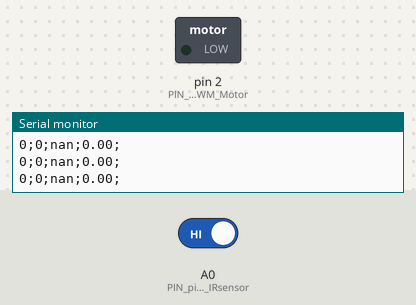
The program below on a simulated Arduino Mega 2560, built with avr-gcc and run on an emulated ATmega2560. Parts: switched loads named in the program (green lamp = pin HIGH), the last lines printed to the serial monitor. Inputs (shaded band) come from the test bench; at power-on: A0 (PIN_pinIN_IRsensor) HIGH.

Above: at 1.2 s.
1.3 s: A0 (PIN_pinIN_IRsensor) driven LOW
At 4.4 s:
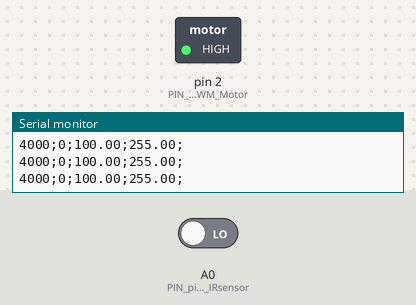
Timing chart, 0 to 10.3 s (numbered marks = the images above; inputs shaded):
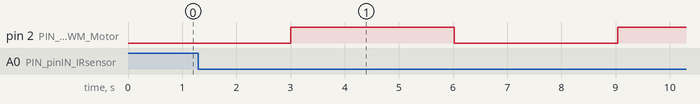

The program:

main.cpp
```cpp
#include <Arduino.h>

//#include <Wire.h>
#include <U8x8lib.h> // bibliothèque pour l'écran OLED

// Asservissement d'un moteur CC
// Mehdi 09/01/2022
//
// Contrôle par ATMega2560 qui permet la sortie série
// Les résultats de la sortie série peuvent être analysés dans XLS (courbe)
// Cette version by-passe le potentiomètre pour imposer une consigne déterminée (en particulier pour analyser la réponse d'une consigne "carrée")
// l'asservissement perso est remplacé par un asservissement PID de type standard :
// commande = Kp * (erreur + Kd * dérivée(erreur) + Ki Intégrale(erreur))

// choix du microcontrôleur cible
#define ATMEGA2560
//#define ATTINY85

//====================
// ATTINY85
//====================
//
// pin out ATTINY85
//                      -----
//               RESET-|1   8|-5V
//  Pot >       A3-PB3-|2   7|-PB2-A1-SCL   > LCD SCL
//  IRsensor >  A2-PB4-|3   6|-PB1-PWM      > Motor (via gate du mosfet)
//                 GND-|4   5|-PB0-PWM-SDA  > LCD SDA
//                      -----
#ifdef ATTINY85
#define PIN_pinIN_IRsensor PB4
#define PIN_pinIN_Pot PB3
#define PIN_pinPWM_Motor PB1
#endif

//====================
// ATMEGA2560
//====================
#ifdef ATMEGA2560
#define PIN_pinIN_IRsensor A0
#define PIN_pinIN_Pot A1
#define PIN_pinPWM_Motor 2
#endif

unsigned long currentTime; // instant de le mesure courante du capteur

// Ecran OLED
// U8X8_SSD1306_128X64_NONAME_SW_I2C oled(SCL, SDA, /* reset=*/U8X8_PIN_NONE);

const int displayDelay{100}; // délai d'affichage. nb : on affiche peu souvent car l'affichage est long
unsigned long lastTimeDisplay;
unsigned long currentDisplayDelay; // délai depuis le dernier affichage

// spécification du signal carré qui sert de consigne
const int SquareHalfPeriod{3000}; // Demi période en ms du signal carré donné en consigne ; à chaque demi-période on bascule du niveau haut au niveua bas
unsigned long lastTimeSquareHalfPeriod;
unsigned long currentTimeSquareHalfPeriod;

// Capteur réflechissant TCRT5000
const uint8_t pinIN_IRsensor{PIN_pinIN_IRsensor}; // pin de lecture du capteur : HIGH si capte un objet réfléchissant à proximité sinon LOW
unsigned long changeStateCounter{0};              // compteur du nombre de changements d'état du capteur afin de calculer la vitesse du moteur

// hélice du moteur permettant de calculer sa vitesse
const int numberOfBlades{4}; // nombre de pales du moteur sur lesquelles se réflechit la lumière du capteur
                             // pour chaque pale on a 2 changements d'état du capteur

unsigned long lastTimeStateCounter;        // instant de la dernière mesure du capteur
const unsigned long stateCounterDelay{20}; // délai de mesure en milliseconde
unsigned long currentStateCounterDelay;    // délai depuis le début du comptage ; sert à déterminer la vitesse du moteur
// nb : une boucle loop() fait 160us pour le comptage, 2 ms pour l'asservissement et environ 276 ms pour l'affichage lcd !

// valeurs lues sur le capteur (HIGH ou LOW) ; old et new pour identifier les changements d'état
int sensorNewValue;
int sensorOldValue;

// vitesses du moteur
const float maxSpeed{8000}; // vitesse maximum du moteur en tr/min
int orderSpeed{0};          // vitesse de consigne pour le moteur (déterminée par la valeur du potentiomètre)
int measuredSpeed;          // vitesse mesurée du moteur en tr/min
float motorDC{0};           // tension DC appliquée sur le moteur pour se rapprocher de la  vitesse de consigne

// asservissement
// coefficient proportionnel appliqué à la différence entre la consigne et la mesure et qui est rajoutée/enlevée à la tension du moteur
// const float fraction{200.0 / 1.0};                 // fraction de la différence entre consigne et mesure appliquée pour rattrapper la consigne
// const float factor{fraction * (255.0 / maxSpeed)}; // cette fraction de vitesse 0 à maxSpeed est ramenée en fraction de commande moteur 0 à 254
//
// coefficients de l'asservissement PID
const float Kp{2};
const float Kd{0.0};
const float Ki{0.0};
long error;
float lastError{0.0};
float sumError{0.0};

// pré-calcul de 2 coefficients pour des raisons de performance
const float coeffCalculVitesse{60000.0 / ((float)numberOfBlades * 2.0)}; // pour le calcul de la vitesse mesurée
const float maxSpeedDivisePar1023 = maxSpeed / 1023.0;                   // pour le calcul de la vitesse consigne

//=====================
// Contrôle du moteur
//=====================
const uint8_t pinPWM_Motor{PIN_pinPWM_Motor}; // pin contrôlant la vitesse du moteur par PWM (connecté à la gate du mosfet alimentant le moteur)

inline void motorRun(uint8_t rate)
{
  analogWrite(pinPWM_Motor, rate);
}

// Potentiomètre qui fixe la vitesse du moteur
const uint8_t pinIN_Pot{PIN_pinIN_Pot}; // pin pour la lecture du potentiomètre ; sa valeur fixe la vitesse du moteur 0 à maxSpeed tr/min (0 à 1024)

//=========
// setup()
//=========
void setup()
{ /*
   // initialisation de l'écran OLED
   oled.begin();
   // oled.setPowerSave(0);
   oled.setFont(u8x8_font_chroma48medium8_r);

   oled.drawString(0, 0, "ASSERVISSEMENT");
   oled.drawString(0, 2, "consigne");
   oled.drawString(0, 3, "mesure");
   oled.drawString(0, 4, "\% erreur");
   oled.drawString(0, 5, "\% commande");
 */
  // initialisation du potentiomètre
  pinMode(pinIN_Pot, INPUT);

  // initialisation du capteur IR
  pinMode(pinIN_IRsensor, INPUT);
  sensorOldValue = LOW; // initialisation. L'état est LOW au départ

  // initialisation du moteur
  pinMode(pinPWM_Motor, OUTPUT);

  // initialisation des instants de calcul
  lastTimeDisplay = millis();
  lastTimeStateCounter = millis(); // initialisation des instants de mesure
  lastTimeSquareHalfPeriod = millis();

  // initialisation du moniteur série
  Serial.begin(115200);
}

//========
// loop()
//========
void loop()
{
  // Si on détecte un changement d'état du capteur on incrémente le compteur
  sensorNewValue = digitalRead(pinIN_IRsensor);
  if (sensorNewValue != sensorOldValue)
  {
    changeStateCounter++;
    sensorOldValue = sensorNewValue;
  }

  // quand le delai de mesure est atteint on recalcule la tension à appliquer sur le moteur et on réinitialise le compteur
  currentTime = millis();
  currentStateCounterDelay = currentTime - lastTimeStateCounter; // délai depuis le début du comptage
  currentTimeSquareHalfPeriod = currentTime - lastTimeSquareHalfPeriod;

  if (currentStateCounterDelay >= stateCounterDelay)
  {
    measuredSpeed = coeffCalculVitesse * ((float)changeStateCounter / ((float)currentStateCounterDelay));
    // asservissement
    // on rattrape la consigne en injectant une fraction de la différence entre consigne et mesure (erreur)

    // lecture du potentiomètre qui fixe la consigne de vitesse du moteur en tr/min
    // orderSpeed = analogRead(pinIN_Pot) * maxSpeed / 1023;

    // Dans cette version la consigne est calculée. C'est un signal carré
    if (currentTimeSquareHalfPeriod >= SquareHalfPeriod)
    {
      if (orderSpeed == 0)
        orderSpeed = 4000;
      else
        orderSpeed = 0;

      lastTimeSquareHalfPeriod = currentTime;
    }

    // Régulation PID mixte
    error = orderSpeed - measuredSpeed;
    sumError += error;
    motorDC = Kp * (error + Kd * (error - lastError) + Ki * sumError);
    lastError = error;

    if (motorDC > 255)
      motorDC = 255;
    else if (motorDC < 0)
      motorDC = 0;

    /*
    // Régulation "perso"
    if (orderSpeed > measuredSpeed)
    {
      motorDC += (orderSpeed - measuredSpeed) * factor;
      if (motorDC > 255)
        motorDC = 255;
    }
    else if (orderSpeed < measuredSpeed)
    {
      motorDC -= (measuredSpeed - orderSpeed) * factor;
      if (motorDC < 0)
        motorDC = 0;
    }
    */

    motorRun(motorDC);

    // on recommence le comptage
    changeStateCounter = 0;
    lastTimeStateCounter = millis();
  }

  // affichage si délai atteint
  currentDisplayDelay = currentTime - lastTimeDisplay;
  if (currentDisplayDelay >= displayDelay)
  { /*
     // affichage de la vitesse de consigne du potentiomètre
     char str[5]; // 4 car + 0 de fin de string
     sprintf(str, "%4d", orderSpeed);
     oled.drawString(12, 2, str);

     // affichage de la vitesse mesurée
     sprintf(str, "%4d", measuredSpeed);
     oled.drawString(12, 3, str);

     // affichage de l'erreur mesurée
     double erreur = 100.0 * ((double)orderSpeed - (double)measuredSpeed) / (double)orderSpeed;
     sprintf(str, "%6d", (int)erreur); // pas de %f dans la librairie Arduino !
     oled.drawString(10, 4, str);

     // affichage du % de tension appliqué sur le moteur
     sprintf(str, "%3d", 100 * motorDC / 255);
     oled.drawString(13, 5, str);
 */
    // affichage sur le moniteur série
    Serial.print(orderSpeed);
    Serial.print(";");
    Serial.print(measuredSpeed);
    Serial.print(";");
    double erreur = 100.0 * ((double)orderSpeed - (double)measuredSpeed) / (double)orderSpeed;
    Serial.print(erreur);
    Serial.print(";");
    Serial.print(motorDC);
    Serial.println(";");

    lastTimeDisplay = currentTime;

    // après un affichage qui est long on remet le compteur à zéro pour recommencer le comptage après l'affichage et ne pas fausser la mesure
    // sinon on va rater le comptage des changements d'états pendant l'affichage
    changeStateCounter = 0;
    lastTimeStateCounter = millis();
  }
}
```
